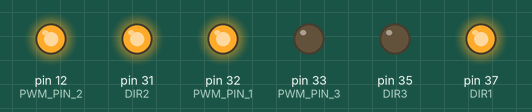
Simulated run of this program. Board: Raspberry Pi (header pin numbers). Shown: output pins drawn as LEDs (lit = HIGH).

Above: at 0.1 s.
Timing chart, 0 to 1.6 s (numbered marks = the images above):
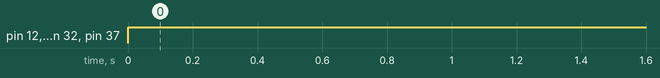

Measured:
- by itself, pin 12 (PWM_PIN_2), pin 31 (DIR2), pin 32 (PWM_PIN_1), pin 37 (DIR1): LOW → HIGH at 0.00 s

The program:

test1.py
```python
import RPi.GPIO as GPIO
import pygame
import time

pygame.init()
pygame.joystick.init()
try:
    joyStick = pygame.joystick.Joystick(0)
    joyStick.init()
except:
    pass

DIR3 = 35   # 37
DIR1 = 37   # 35
DIR2 = 31   # 31
PWM_PIN_1 = 32
PWM_PIN_2 = 12
PWM_PIN_3 = 33

GPIO.setmode(GPIO.BOARD)
GPIO.setwarnings(False)

GPIO.setup(DIR1, GPIO.OUT)
GPIO.setup(DIR2, GPIO.OUT)
GPIO.setup(DIR3, GPIO.OUT)
GPIO.setup(PWM_PIN_1, GPIO.OUT)
GPIO.setup(PWM_PIN_2, GPIO.OUT)
GPIO.setup(PWM_PIN_3, GPIO.OUT)

SPD1 = GPIO.PWM(PWM_PIN_1, 1000)
SPD2 = GPIO.PWM(PWM_PIN_2, 1000)
SPD3 = GPIO.PWM(PWM_PIN_3, 1000)
SPD1.start(0)
SPD2.start(0)
SPD3.start(0)

while True:
    GPIO.output(DIR1, GPIO.HIGH)    # S
    GPIO.output(DIR2, GPIO.HIGH)    # C
    GPIO.output(DIR3, GPIO.LOW)   # AC
    SPD1.ChangeDutyCycle(100)
    SPD2.ChangeDutyCycle(100)
    SPD3.ChangeDutyCycle(0)
```
